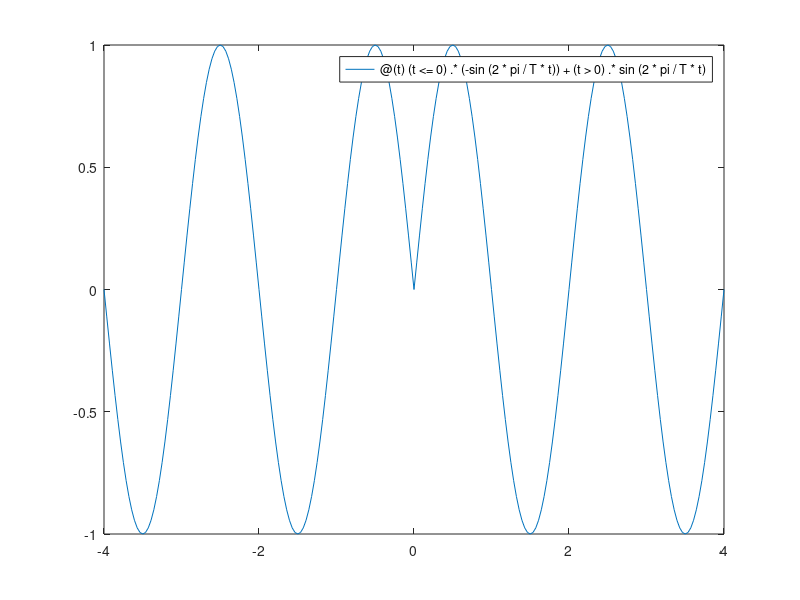
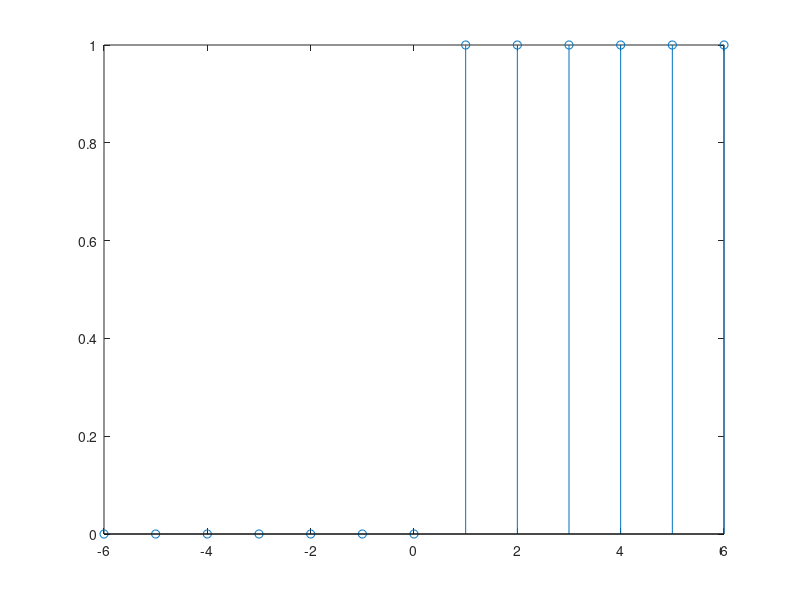
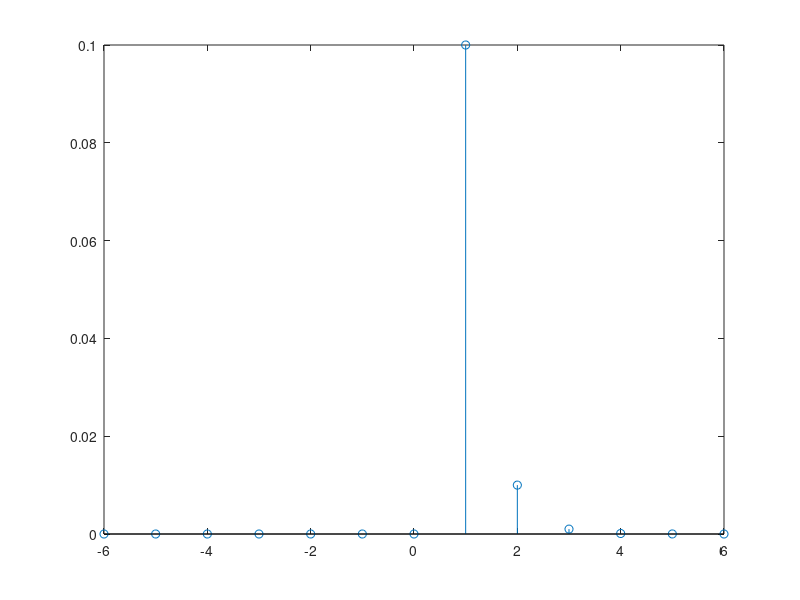
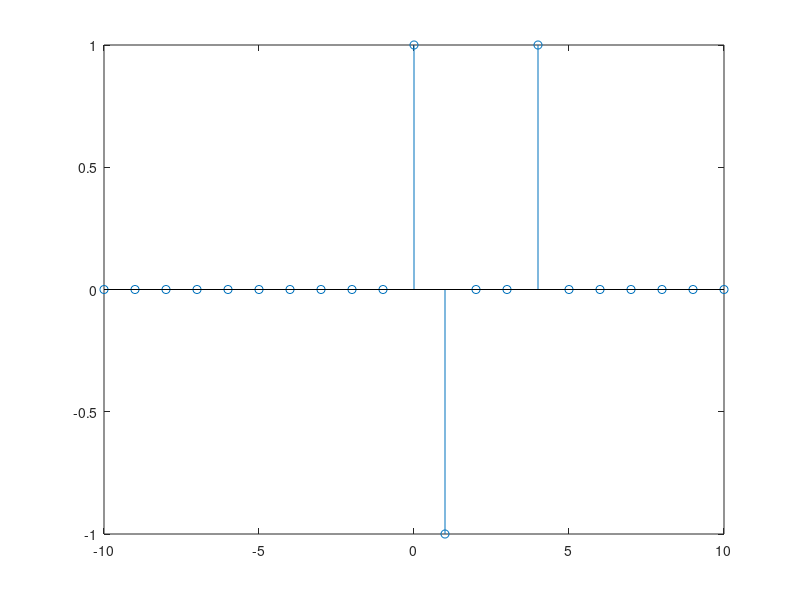

These charts were generated, in order, by the following MATLAB code: (Note: this script raises an error after producing the figures.)
%% 1
%x = @(t) (0.5 * cos(-pi*t)-0.5 ) .* (t<0) + (0.5 * sin(3*t) ) .* (t>0) ;
T = 2;
x = @(t) (t<=0).*(-sin(2*pi/T*t)) + (t>0).*sin(2*pi/T*t);
fplot(x, [-4 4]);shg

%% conv 
u = @(t) 1 .* (t>0) + 0 .* (t<0);
n = -6:1:6;
%fplot(u, [-1 1])
x = @(n)(u(n) - u(n-10));
y = @(n)(0.1.^n .* u(n));
figure;stem(n,x(n))
figure;stem(n,y(n))
a = conv(u(n), y(n));
nc = -6:0.5:6;
figure;stem(nc,a)

%% Sub 2 ex 2 a)
clear
n1 = -5; n2 = 15; n = n1: n2;
u = @(n) (n>=0) - (n>=10);
stem(n, u(n)); shg
grid

%% Sub 2 ex 2 b)
n1 = -5; n2 = 15; n = n1: n2;
u = @(n)(n>=0);
y = @(n)(0.1.^n).*u(n);
stem(n,y(n));

%%
a=conv(+u(n),+y(n));
nc=n1:0.5:n2;
stem(nc,a);

%% sub 1 ex 1
n = -6:6;
x = (n>=-4).*(-n/2).* (n<=4)
stem(n,x);shg
%% ex 2
n = -10:10;
d = @(n) (n==0) - (n==1) + (n==4);
stem(n,d(n));shg

%% colocviu astia
img = imread('circles.png');
imshow(img);shg

%b
H = fspecial('disk');
imshow(imfilter(img,H));

%% ex 
img1 = imread('peppers.png');
imshow(img1);
H = fspecial('motion');
imshow(imfilter(img1, H));shg
